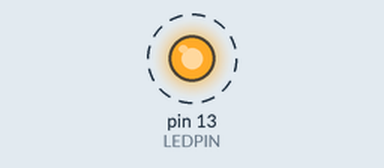
The sketch below on a simulated Arduino Uno, built with avr-gcc and run on an emulated ATmega328P. Parts: output pins drawn as LEDs (lit = HIGH). Dashed ring = blinking.

Above: at 0.4 s.
Timing chart, 0 to 4.6 s (numbered marks = the images above):
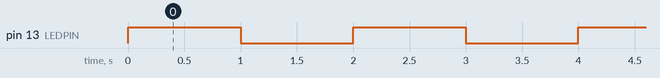

The sketch:

preryv_timer1.ino
```cpp
/*
  Прерывания по таймеру

  С аппаратными прерываниями мы уже познакомились. Есть еще один вид прерываний -
прерывания по таймеру. В начале занятия мы говорили, что в Arduino UNO есть три таймера, и ими
пользуются ШИМ, функции tone() и millis(), delay(). Прерывания по таймеру генерируются тем самым
счетчиком, который считает импульсы тактового генератора. Счетчик работает параллельно
вычислительному ядру.
К сожалению, управление прерываниями по таймеру не реализовано в стандартных
библиотеках Arduino. Мы рассмотрим три разных варианта управления такими прерываниями, с
добавлением сторонних библиотек.c

  Пример 1

Для того чтобы использовать таймеры в AVR есть регистры настроек. Таймеры содержат
множество таких регистров. Два из них - регистры управления таймера/счетчика содержат
установочные переменные и называются TCCRxA и TCCRxB, где x — номер таймера (TCCR1A и
TCCR1B, и т. п.). Каждый регистр содержит 8 бит и каждый бит хранит конфигурационную
переменную.
Допустим вы хотите, чтобы Timer1 работал на тактовой частоте с одним отсчетом на период.
Когда он переполнится, вы хотите вызвать подпрограмму прерывания, которая переключает
светодиод, подсоединенный к ножке 13, в состояние включено или выключено.
*/

#include <avr/io.h>
#include <avr/interrupt.h>

#define LEDPIN 13

void setup() {
  pinMode(LEDPIN, OUTPUT);
  // инициализация Timer1
  cli(); // отключить глобальные прерывания
  //обнуляем два регистра таймера 1
  TCCR1A = 0; // установить TCCR1A регистр в 0
  TCCR1B = 0;

  OCR1A = 15624; // установка регистра совпадения - он 16 битный
  //15624 примерно= 1с при частоте тактирования 16MHz и делителя на 1024
  TCCR1B |= (1 << WGM12); // включение в CTC режим, в этом режиме
  //счетчик таймера автоматически сбрасывается в 0 при достижении значения
  //указанного в регистре OCR1A

  // Установка битов CS10 и CS12 на коэффициент деления 1024
  TCCR1B |= (1 << CS10);
  TCCR1B |= (1 << CS12);

  TIMSK1 |= (1 << OCIE1A); // включение прерываний по совпадению
  sei(); // включить глобальные прерывания
}

ISR(TIMER1_COMPA_vect) {
  digitalWrite(LEDPIN, !digitalRead(LEDPIN));//!digitalRead(LEDPIN) -изменяем состояние
                                            //вывода на противоположное
}

void loop() {

}

/*
Чтобы управлять периодом, вы можете использовать делитель, который позволяет поделить тактовый
сигнал на различные степени двойки и увеличить период таймера. Например, вы бы хотели мигания
светодиода с интервалом одна секунда. В регистре TCCR1B есть три бита CS устанавливающие
наиболее подходящее разрешение. Если установить биты CS10 и CS12 используя:
TCCR1B |= (1 << CS10);
TCCR1B |= (1 << CS12);
то частота тактового источника поделится на 1024.
*/
```

Measured:
- by itself, pin 13 (LEDPIN): alternates HIGH for 1.0 s and LOW for 1.0 s
